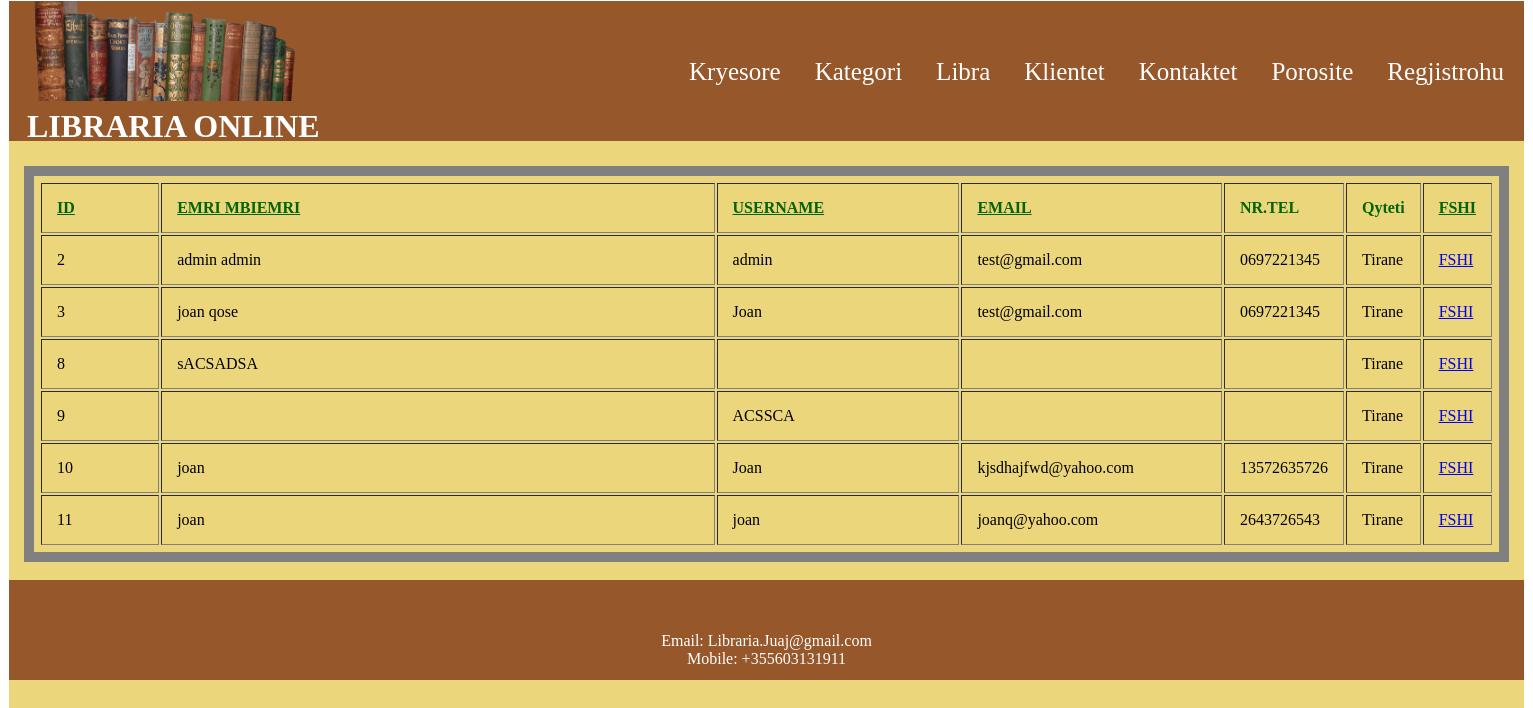
The app's page /admin/klientet.php with its own data.
### tables this page shows
CREATE TABLE `perdorues` (
  `ID_Klient` int(5) NOT NULL,
  `em_mb` varchar(35) NOT NULL,
  `unm` varchar(25) NOT NULL,
  `pass` varchar(20) NOT NULL,
  `gjinia` varchar(7) NOT NULL,
  `email` varchar(35) NOT NULL,
  `nr_tel` varchar(12) NOT NULL,
  `qyteti` varchar(20) NOT NULL
);

### admin/klientet.php (the view, shortened to what this page needs)
<?php
require('include/config.php');
	$q="select * from perdorues";
	 $res=mysqli_query($conn,$q) or die("Nuk arrihet marrja e te dhenave...");
	?>
<!DOCTYPE html >
<html >
<head>
		<?php
			include("include/head.inc.php");
		?>
</head>
<body>
<div id="page">
	<div id="content">
		<div class="post">
			<div class="entry">
					<table border='1' WIDTH='100%'>
						<tr>
<td WIDTH='10%' style="color:darkgreen"><b><u>ID</u></b></td>
<td style="color:darkgreen" WIDTH='50%'><b><u>EMRI MBIEMRI</u></b></td>
<td style="color:darkgreen" WIDTH='20%'><b><u>USERNAME</u></b></td>
<td style="color:darkgreen" WIDTH='25%'><b><u>EMAIL</u></b></td>
<td style="color:darkgreen" WIDTH='25%'><b><u></u>NR.TEL</b></td>
<td style="color:darkgreen" WIDTH='25%'><b><u></u>Qyteti</b></td>
<td style="color:darkgreen" WIDTH='25%'><b><u>FSHI</u></b></td>
						</tr>
						<?php
							while($row=mysqli_fetch_assoc($res))
							{
							echo '<tr>
								 <td>'.$row['ID_Klient'].'
							        <td>'.$row['em_mb'].'
									<td>'.$row['unm'].'
									<td>'.$row['email'].'
									<td>'.$row['nr_tel'].'
									<td>'.$row['qyteti'];
									echo 	"<td><a href=fshiKlient.php?id=".$row['ID_Klient'].">FSHI</a>";
							}
						?>
					</TABLE>
			</div>
		</div>
	</div>
	<div style="clear: both;">&nbsp;</div>
</div>
<div id="footer">
			<?php
				include("include/footer.inc.php");
			?>
</div>
</body>
</html>

### admin/style.css (style rules this page uses)
.post .entry { padding: 0 15px; }

### admin/klientet.php (style rules this page uses)
table { padding:5px;border:10px solid gray }
td,th { padding:15px }

### records on screen
perdorues: ID_Klient "2", em_mb "admin admin", unm "admin", email "test@gmail.com", nr_tel "0697221345", qyteti "Tirane"
perdorues: ID_Klient "3", em_mb "joan qose", unm "Joan", email "test@gmail.com", nr_tel "0697221345", qyteti "Tirane"
perdorues: ID_Klient "8", em_mb "sACSADSA", qyteti "Tirane"
perdorues: ID_Klient "9", unm "ACSSCA", qyteti "Tirane"
perdorues: ID_Klient "10", em_mb "joan", unm "Joan", email "kjsdhajfwd@yahoo.com", nr_tel "13572635726", qyteti "Tirane"
perdorues: ID_Klient "11", em_mb "joan", unm "joan", email "joanq@yahoo.com", nr_tel "2643726543", qyteti "Tirane"
